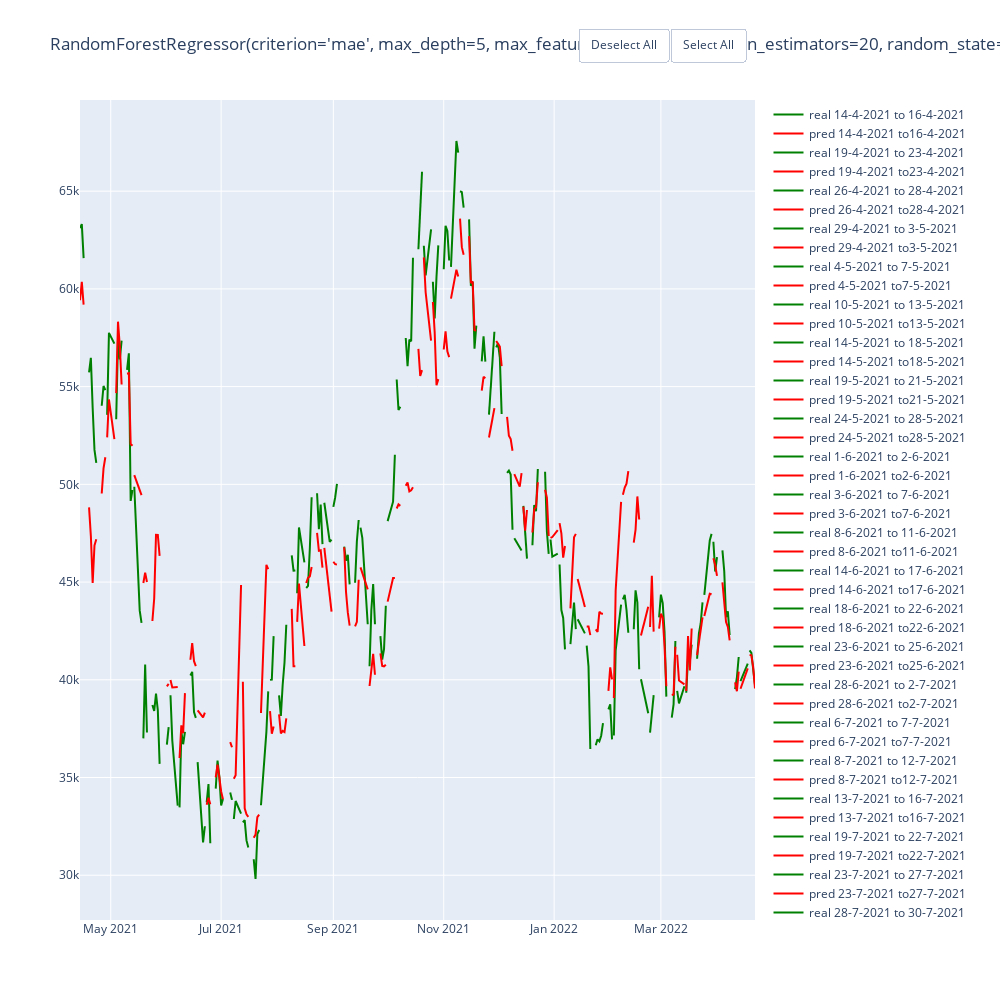

Here is the notebook cell this chart was saved with:
### Code cell
rf_final = RandomForestRegressor(random_state=10,criterion='mae', max_depth=5, max_features='sqrt', n_estimators=20)
y = df_btc['close']
X = scaled_df.drop(['close'], axis=1)
avg_score(rf_final, X, y, 5, 'hmcv', train_period_split=100, test_period_split=5)

### Figure 1 — Plotly figure (JSON) as saved in the notebook; plotly's stock layout.template omitted (floating-point values rounded to 4 significant figures)
{"data": [{"line": {"color": "green"}, "mode": "lines", "name": "real 14-4-2021 to 16-4-2021", "type": "scatter", "x": ["2021-04-14T00:00:00", "2021-04-15T00:00:00", "2021-04-16T00:00:00"], "y": [63110.0, 63310.0, 61570.0]}, {"line": {"color": "red"}, "mode": "lines", "name": "pred 14-4-2021 to16-4-2021 ", "type": "scatter", "x": ["2021-04-14T00:00:00", "2021-04-15T00:00:00", "2021-04-16T00:00:00"], "y": [59420.0, 60360.0, 59200.0]}, {"line": {"color": "green"}, "mode": "lines", "name": "real 19-4-2021 to 23-4-2021", "type": "scatter", "x": ["2021-04-19T00:00:00", "2021-04-20T00:00:00", "2021-04-21T00:00:00", "2021-04-22T00:00:00", "2021-04-23T00:00:00"], "y": [55720.0, 56470.0, 53910.0, 51760.0, 51090.0]}, {"line": {"color": "red"}, "mode": "lines", "name": "pred 19-4-2021 to23-4-2021 ", "type": "scatter", "x": ["2021-04-19T00:00:00", "2021-04-20T00:00:00", "2021-04-21T00:00:00", "2021-04-22T00:00:00", "2021-04-23T00:00:00"], "y": [48820.0, 47370.0, 44950.0, 46880.0, 47190.0]}, {"line": {"color": "green"}, "mode": "lines", "name": "real 26-4-2021 to 28-4-2021", "type": "scatter", "x": ["2021-04-26T00:00:00", "2021-04-27T00:00:00", "2021-04-28T00:00:00"], "y": [54020.0, 55030.0, 54820.0]}, {"line": {"color": "red"}, "mode": "lines", "name": "pred 26-4-2021 to28-4-2021 ", "type": "scatter", "x": ["2021-04-26T00:00:00", "2021-04-27T00:00:00", "2021-04-28T00:00:00"], "y": [49530.0, 50810.0, 51380.0]}, {"line": {"color": "green"}, "mode": "lines", "name": "real 29-4-2021 to 3-5-2021", "type": "scatter", "x": ["2021-04-29T00:00:00", "2021-04-30T00:00:00", "2021-05-03T00:00:00"], "y": [53560.0, 57750.0, 57200.0]}, {"line": {"color": "red"}, "mode": "lines", "name": "pred 29-4-2021 to3-5-2021 ", "type": "scatter", "x": ["2021-04-29T00:00:00", "2021-04-30T00:00:00", "2021-05-03T00:00:00"], "y": [52410.0, 54340.0, 52320.0]}, {"line": {"color": "green"}, "mode": "lines", "name": "real 4-5-2021 to 7-5-2021", "type": "scatter", "x": ["2021-05-04T00:00:00", "2021-05-05T00:00:00", "2021-05-06T00:00:00", "2021-05-07T00:00:00"], "y": [53330.0, 57420.0, 56400.0, 57360.0]}, {"line": {"color": "red"}, "mode": "lines", "name": "pred 4-5-2021 to7-5-2021 ", "type": "scatter", "x": ["2021-05-04T00:00:00", "2021-05-05T00:00:00", "2021-05-06T00:00:00", "2021-05-07T00:00:00"], "y": [54670.0, 58320.0, 57070.0, 55110.0]}, {"line": {"color": "green"}, "mode": "lines", "name": "real 10-5-2021 to 13-5-2021", "type": "scatter", "x": ["2021-05-10T00:00:00", "2021-05-11T00:00:00", "2021-05-12T00:00:00", "2021-05-13T00:00:00"], "y": [55860.0, 56700.0, 49150.0, 49720.0]}, {"line": {"color": "red"}, "mode": "lines", "name": "pred 10-5-2021 to13-5-2021 ", "type": "scatter", "x": ["2021-05-10T00:00:00", "2021-05-11T00:00:00", "2021-05-12T00:00:00", "2021-05-13T00:00:00"], "y": [55660.0, 55690.0, 52060.0, 51970.0]}, {"line": {"color": "green"}, "mode": "lines", "name": "real 14-5-2021 to 18-5-2021", "type": "scatter", "x": ["2021-05-14T00:00:00", "2021-05-17T00:00:00", "2021-05-18T00:00:00"], "y": [49880.0, 43540.0, 42910.0]}, {"line": {"color": "red"}, "mode": "lines", "name": "pred 14-5-2021 to18-5-2021 ", "type": "scatter", "x": ["2021-05-14T00:00:00", "2021-05-17T00:00:00", "2021-05-18T00:00:00"], "y": [50470.0, 49680.0, 49450.0]}, {"line": {"color": "green"}, "mode": "lines", "name": "real 19-5-2021 to 21-5-2021", "type": "scatter", "x": ["2021-05-19T00:00:00", "2021-05-20T00:00:00", "2021-05-21T00:00:00"], "y": [37000.0, 40780.0, 37300.0]}, {"line": {"color": "red"}, "mode": "lines", "name": "pred 19-5-2021 to21-5-2021 ", "type": "scatter", "x": ["2021-05-19T00:00:00", "2021-05-20T00:00:00", "2021-05-21T00:00:00"], "y": [44950.0, 45480.0, 45000.0]}, {"line": {"color": "green"}, "mode": "lines", "name": "real 24-5-2021 to 28-5-2021", "type": "scatter", "x": ["2021-05-24T00:00:00", "2021-05-25T00:00:00", "2021-05-26T00:00:00", "2021-05-27T00:00:00", "2021-05-28T00:00:00"], "y": [38710.0, 38400.0, 39290.0, 38440.0, 35700.0]}, {"line": {"color": "red"}, "mode": "lines", "name": "pred 24-5-2021 to28-5-2021 ", "type": "scatter", "x": ["2021-05-24T00:00:00", "2021-05-25T00:00:00", "2021-05-26T00:00:00", "2021-05-27T00:00:00", "2021-05-28T00:00:00"], "y": [43010.0, 44160.0, 47420.0, 47410.0, 46340.0]}, {"line": {"color": "green"}, "mode": "lines", "name": "real 1-6-2021 to 2-6-2021", "type": "scatter", "x": ["2021-06-01T00:00:00", "2021-06-02T00:00:00"], "y": [36680.0, 37580.0]}, {"line": {"color": "red"}, "mode": "lines", "name": "pred 1-6-2021 to2-6-2021 ", "type": "scatter", "x": ["2021-06-01T00:00:00", "2021-06-02T00:00:00"], "y": [39670.0, 39790.0]}, {"line": {"color": "green"}, "mode": "lines", "name": "real 3-6-2021 to 7-6-2021", "type": "scatter", "x": ["2021-06-03T00:00:00", "2021-06-04T00:00:00", "2021-06-07T00:00:00"], "y": [39210.0, 36890.0, 33560.0]}, {"line": {"color": "red"}, "mode": "lines", "name": "pred 3-6-2021 to7-6-2021 ", "type": "scatter", "x": ["2021-06-03T00:00:00", "2021-06-04T00:00:00", "2021-06-07T00:00:00"], "y": [39990.0, 39610.0, 39630.0]}, {"line": {"color": "green"}, "mode": "lines", "name": "real 8-6-2021 to 11-6-2021", "type": "scatter", "x": ["2021-06-08T00:00:00", "2021-06-09T00:00:00", "2021-06-10T00:00:00", "2021-06-11T00:00:00"], "y": [33470.0, 37350.0, 36700.0, 37330.0]}, {"line": {"color": "red"}, "mode": "lines", "name": "pred 8-6-2021 to11-6-2021 ", "type": "scatter", "x": ["2021-06-08T00:00:00", "2021-06-09T00:00:00", "2021-06-10T00:00:00", "2021-06-11T00:00:00"], "y": [36000.0, 37670.0, 37270.0, 39320.0]}, {"line": {"color": "green"}, "mode": "lines", "name": "real 14-6-2021 to 17-6-2021", "type": "scatter", "x": ["2021-06-14T00:00:00", "2021-06-15T00:00:00", "2021-06-16T00:00:00", "2021-06-17T00:00:00"], "y": [40220.0, 40410.0, 38350.0, 38050.0]}, {"line": {"color": "red"}, "mode": "lines", "name": "pred 14-6-2021 to17-6-2021 ", "type": "scatter", "x": ["2021-06-14T00:00:00", "2021-06-15T00:00:00", "2021-06-16T00:00:00", "2021-06-17T00:00:00"], "y": [41020.0, 41880.0, 40950.0, 40700.0]}, {"line": {"color": "green"}, "mode": "lines", "name": "real 18-6-2021 to 22-6-2021", "type": "scatter", "x": ["2021-06-18T00:00:00", "2021-06-21T00:00:00", "2021-06-22T00:00:00"], "y": [35790.0, 31680.0, 32510.0]}, {"line": {"color": "red"}, "mode": "lines", "name": "pred 18-6-2021 to22-6-2021 ", "type": "scatter", "x": ["2021-06-18T00:00:00", "2021-06-21T00:00:00", "2021-06-22T00:00:00"], "y": [38430.0, 38070.0, 38320.0]}, {"line": {"color": "green"}, "mode": "lines", "name": "real 23-6-2021 to 25-6-2021", "type": "scatter", "x": ["2021-06-23T00:00:00", "2021-06-24T00:00:00", "2021-06-25T00:00:00"], "y": [33720.0, 34660.0, 31640.0]}, {"line": {"color": "red"}, "mode": "lines", "name": "pred 23-6-2021 to25-6-2021 ", "type": "scatter", "x": ["2021-06-23T00:00:00", "2021-06-24T00:00:00", "2021-06-25T00:00:00"], "y": [33600.0, 33960.0, 33630.0]}, {"line": {"color": "green"}, "mode": "lines", "name": "real 28-6-2021 to 2-7-2021", "type": "scatter", "x": ["2021-06-28T00:00:00", "2021-06-29T00:00:00", "2021-06-30T00:00:00", "2021-07-01T00:00:00", "2021-07-02T00:00:00"], "y": [34430.0, 35870.0, 35040.0, 33570.0, 33900.0]}, {"line": {"color": "red"}, "mode": "lines", "name": "pred 28-6-2021 to2-7-2021 ", "type": "scatter", "x": ["2021-06-28T00:00:00", "2021-06-29T00:00:00", "2021-06-30T00:00:00", "2021-07-01T00:00:00", "2021-07-02T00:00:00"], "y": [35010.0, 35660.0, 35010.0, 34290.0, 33890.0]}, {"line": {"color": "green"}, "mode": "lines", "name": "real 6-7-2021 to 7-7-2021", "type": "scatter", "x": ["2021-07-06T00:00:00", "2021-07-07T00:00:00"], "y": [34240.0, 33860.0]}, {"line": {"color": "red"}, "mode": "lines", "name": "pred 6-7-2021 to7-7-2021 ", "type": "scatter", "x": ["2021-07-06T00:00:00", "2021-07-07T00:00:00"], "y": [36810.0, 36550.0]}, {"line": {"color": "green"}, "mode": "lines", "name": "real 8-7-2021 to 12-7-2021", "type": "scatter", "x": ["2021-07-08T00:00:00", "2021-07-09T00:00:00", "2021-07-12T00:00:00"], "y": [32880.0, 33800.0, 33160.0]}, {"line": {"color": "red"}, "mode": "lines", "name": "pred 8-7-2021 to12-7-2021 ", "type": "scatter", "x": ["2021-07-08T00:00:00", "2021-07-09T00:00:00", "2021-07-12T00:00:00"], "y": [34930.0, 35120.0, 44850.0]}, {"line": {"color": "green"}, "mode": "lines", "name": "real 13-7-2021 to 16-7-2021", "type": "scatter", "x": ["2021-07-13T00:00:00", "2021-07-14T00:00:00", "2021-07-15T00:00:00", "2021-07-16T00:00:00"], "y": [32700.0, 32820.0, 31780.0, 31420.0]}, {"line": {"color": "red"}, "mode": "lines", "name": "pred 13-7-2021 to16-7-2021 ", "type": "scatter", "x": ["2021-07-13T00:00:00", "2021-07-14T00:00:00", "2021-07-15T00:00:00", "2021-07-16T00:00:00"], "y": [39900.0, 33420.0, 33110.0, 32980.0]}, {"line": {"color": "green"}, "mode": "lines", "name": "real 19-7-2021 to 22-7-2021", "type": "scatter", "x": ["2021-07-19T00:00:00", "2021-07-20T00:00:00", "2021-07-21T00:00:00", "2021-07-22T00:00:00"], "y": [30820.0, 29810.0, 32110.0, 32310.0]}, {"line": {"color": "red"}, "mode": "lines", "name": "pred 19-7-2021 to22-7-2021 ", "type": "scatter", "x": ["2021-07-19T00:00:00", "2021-07-20T00:00:00", "2021-07-21T00:00:00", "2021-07-22T00:00:00"], "y": [31920.0, 32080.0, 32970.0, 33100.0]}, {"line": {"color": "green"}, "mode": "lines", "name": "real 23-7-2021 to 27-7-2021", "type": "scatter", "x": ["2021-07-23T00:00:00", "2021-07-26T00:00:00", "2021-07-27T00:00:00"], "y": [33580.0, 37340.0, 39410.0]}, {"line": {"color": "red"}, "mode": "lines", "name": "pred 23-7-2021 to27-7-2021 ", "type": "scatter", "x": ["2021-07-23T00:00:00", "2021-07-26T00:00:00", "2021-07-27T00:00:00"], "y": [38300.0, 45890.0, 45660.0]}, {"line": {"color": "green"}, "mode": "lines", "name": "real 28-7-2021 to 30-7-2021", "type": "scatter", "x": ["2021-07-28T00:00:00", "2021-07-29T00:00:00", "2021-07-30T00:00:00"], "y": [40000.0, 40010.0, 42240.0]}, {"line": {"color": "red"}, "mode": "lines", "name": "pred 28-7-2021 to30-7-2021 ", "type": "scatter", "x": ["2021-07-28T00:00:00", "2021-07-29T00:00:00", "2021-07-30T00:00:00"], "y": [38390.0, 37240.0, 37610.0]}, {"line": {"color": "green"}, "mode": "lines", "name": "real 2-8-2021 to 6-8-2021", "type": "scatter", "x": ["2021-08-02T00:00:00", "2021-08-03T00:00:00", "2021-08-04T00:00:00", "2021-08-05T00:00:00", "2021-08-06T00:00:00"], "y": [39200.0, 38150.0, 39750.0, 40870.0, 42820.0]}, {"line": {"color": "red"}, "mode": "lines", "name": "pred 2-8-2021 to6-8-2021 ", "type": "scatter", "x": ["2021-08-02T00:00:00", "2021-08-03T00:00:00", "2021-08-04T00:00:00", "2021-08-05T00:00:00", "2021-08-06T00:00:00"], "y": [38230.0, 37250.0, 37380.0, 37330.0, 38020.0]}, {"line": {"color": "green"}, "mode": "lines", "name": "real 9-8-2021 to 11-8-2021", "type": "scatter", "x": ["2021-08-09T00:00:00", "2021-08-10T00:00:00", "2021-08-11T00:00:00"], "y": [46370.0, 45590.0, 45590.0]}, {"line": {"color": "red"}, "mode": "lines", "name": "pred 9-8-2021 to11-8-2021 ", "type": "scatter", "x": ["2021-08-09T00:00:00", "2021-08-10T00:00:00", "2021-08-11T00:00:00"], "y": [43630.0, 40690.0, 40690.0]}, {"line": {"color": "green"}, "mode": "lines", "name": "real 12-8-2021 to 16-8-2021", "type": "scatter", "x": ["2021-08-12T00:00:00", "2021-08-13T00:00:00", "2021-08-16T00:00:00"], "y": [44430.0, 47790.0, 46000.0]}, {"line": {"color": "red"}, "mode": "lines", "name": "pred 12-8-2021 to16-8-2021 ", "type": "scatter", "x": ["2021-08-12T00:00:00", "2021-08-13T00:00:00", "2021-08-16T00:00:00"], "y": [42960.0, 44920.0, 41730.0]}, {"line": {"color": "green"}, "mode": "lines", "name": "real 17-8-2021 to 20-8-2021", "type": "scatter", "x": ["2021-08-17T00:00:00", "2021-08-18T00:00:00", "2021-08-19T00:00:00", "2021-08-20T00:00:00"], "y": [44700.0, 44800.0, 46720.0, 49340.0]}, {"line": {"color": "red"}, "mode": "lines", "name": "pred 17-8-2021 to20-8-2021 ", "type": "scatter", "x": ["2021-08-17T00:00:00", "2021-08-18T00:00:00", "2021-08-19T00:00:00", "2021-08-20T00:00:00"], "y": [44950.0, 45220.0, 45290.0, 45770.0]}, {"line": {"color": "green"}, "mode": "lines", "name": "real 23-8-2021 to 26-8-2021", "type": "scatter", "x": ["2021-08-23T00:00:00", "2021-08-24T00:00:00", "2021-08-25T00:00:00", "2021-08-26T00:00:00"], "y": [49550.0, 47710.0, 48960.0, 46940.0]}, {"line": {"color": "red"}, "mode": "lines", "name": "pred 23-8-2021 to26-8-2021 ", "type": "scatter", "x": ["2021-08-23T00:00:00", "2021-08-24T00:00:00", "2021-08-25T00:00:00", "2021-08-26T00:00:00"], "y": [47510.0, 46610.0, 46630.0, 45740.0]}, {"line": {"color": "green"}, "mode": "lines", "name": "real 27-8-2021 to 31-8-2021", "type": "scatter", "x": ["2021-08-27T00:00:00", "2021-08-30T00:00:00", "2021-08-31T00:00:00"], "y": [49060.0, 47050.0, 47170.0]}, {"line": {"color": "red"}, "mode": "lines", "name": "pred 27-8-2021 to31-8-2021 ", "type": "scatter", "x": ["2021-08-27T00:00:00", "2021-08-30T00:00:00", "2021-08-31T00:00:00"], "y": [46750.0, 44410.0, 43490.0]}, {"line": {"color": "green"}, "mode": "lines", "name": "real 1-9-2021 to 3-9-2021", "type": "scatter", "x": ["2021-09-01T00:00:00", "2021-09-02T00:00:00", "2021-09-03T00:00:00"], "y": [48850.0, 49330.0, 50030.0]}, {"line": {"color": "red"}, "mode": "lines", "name": "pred 1-9-2021 to3-9-2021 ", "type": "scatter", "x": ["2021-09-01T00:00:00", "2021-09-02T00:00:00", "2021-09-03T00:00:00"], "y": [46040.0, 45920.0, 45900.0]}, {"line": {"color": "green"}, "mode": "lines", "name": "real 7-9-2021 to 10-9-2021", "type": "scatter", "x": ["2021-09-07T00:00:00", "2021-09-08T00:00:00", "2021-09-09T00:00:00", "2021-09-10T00:00:00"], "y": [46810.0, 46090.0, 46390.0, 44880.0]}, {"line": {"color": "red"}, "mode": "lines", "name": "pred 7-9-2021 to10-9-2021 ", "type": "scatter", "x": ["2021-09-07T00:00:00", "2021-09-08T00:00:00", "2021-09-09T00:00:00", "2021-09-10T00:00:00"], "y": [46780.0, 44490.0, 43440.0, 42770.0]}, {"line": {"color": "green"}, "mode": "lines", "name": "real 13-9-2021 to 15-9-2021", "type": "scatter", "x": ["2021-09-13T00:00:00", "2021-09-14T00:00:00", "2021-09-15T00:00:00"], "y": [44960.0, 47090.0, 48180.0]}, {"line": {"color": "red"}, "mode": "lines", "name": "pred 13-9-2021 to15-9-2021 ", "type": "scatter", "x": ["2021-09-13T00:00:00", "2021-09-14T00:00:00", "2021-09-15T00:00:00"], "y": [42730.0, 42970.0, 45120.0]}, {"line": {"color": "green"}, "mode": "lines", "name": "real 16-9-2021 to 20-9-2021", "type": "scatter", "x": ["2021-09-16T00:00:00", "2021-09-17T00:00:00", "2021-09-20T00:00:00"], "y": [47780.0, 47270.0, 42840.0]}, {"line": {"color": "red"}, "mode": "lines", "name": "pred 16-9-2021 to20-9-2021 ", "type": "scatter", "x": ["2021-09-16T00:00:00", "2021-09-17T00:00:00", "2021-09-20T00:00:00"], "y": [45750.0, 45500.0, 44630.0]}, {"line": {"color": "green"}, "mode": "lines", "name": "real 21-9-2021 to 24-9-2021", "type": "scatter", "x": ["2021-09-21T00:00:00", "2021-09-22T00:00:00", "2021-09-23T00:00:00", "2021-09-24T00:00:00"], "y": [40690.0, 43570.0, 44900.0, 42840.0]}, {"line": {"color": "red"}, "mode": "lines", "name": "pred 21-9-2021 to24-9-2021 ", "type": "scatter", "x": ["2021-09-21T00:00:00", "2021-09-22T00:00:00", "2021-09-23T00:00:00", "2021-09-24T00:00:00"], "y": [39680.0, 40540.0, 41320.0, 40260.0]}, {"line": {"color": "green"}, "mode": "lines", "name": "real 27-9-2021 to 30-9-2021", "type": "scatter", "x": ["2021-09-27T00:00:00", "2021-09-28T00:00:00", "2021-09-29T00:00:00", "2021-09-30T00:00:00"], "y": [42240.0, 41030.0, 41560.0, 43790.0]}, {"line": {"color": "red"}, "mode": "lines", "name": "pred 27-9-2021 to30-9-2021 ", "type": "scatter", "x": ["2021-09-27T00:00:00", "2021-09-28T00:00:00", "2021-09-29T00:00:00", "2021-09-30T00:00:00"], "y": [41350.0, 40710.0, 40690.0, 40770.0]}, {"line": {"color": "green"}, "mode": "lines", "name": "real 1-10-2021 to 5-10-2021", "type": "scatter", "x": ["2021-10-01T00:00:00", "2021-10-04T00:00:00", "2021-10-05T00:00:00"], "y": [48120.0, 49110.0, 51510.0]}, {"line": {"color": "red"}, "mode": "lines", "name": "pred 1-10-2021 to5-10-2021 ", "type": "scatter", "x": ["2021-10-01T00:00:00", "2021-10-04T00:00:00", "2021-10-05T00:00:00"], "y": [44000.0, 45210.0, 45210.0]}, {"line": {"color": "green"}, "mode": "lines", "name": "real 6-10-2021 to 8-10-2021", "type": "scatter", "x": ["2021-10-06T00:00:00", "2021-10-07T00:00:00", "2021-10-08T00:00:00"], "y": [55360.0, 53810.0, 53970.0]}, {"line": {"color": "red"}, "mode": "lines", "name": "pred 6-10-2021 to8-10-2021 ", "type": "scatter", "x": ["2021-10-06T00:00:00", "2021-10-07T00:00:00", "2021-10-08T00:00:00"], "y": [48760.0, 48970.0, 48900.0]}, {"line": {"color": "green"}, "mode": "lines", "name": "real 11-10-2021 to 15-10-2021", "type": "scatter", "x": ["2021-10-11T00:00:00", "2021-10-12T00:00:00", "2021-10-13T00:00:00", "2021-10-14T00:00:00", "2021-10-15T00:00:00"], "y": [57480.0, 56040.0, 57400.0, 57320.0, 61590.0]}, {"line": {"color": "red"}, "mode": "lines", "name": "pred 11-10-2021 to15-10-2021 ", "type": "scatter", "x": ["2021-10-11T00:00:00", "2021-10-12T00:00:00", "2021-10-13T00:00:00", "2021-10-14T00:00:00", "2021-10-15T00:00:00"], "y": [49930.0, 50090.0, 49640.0, 49700.0, 49850.0]}, {"line": {"color": "green"}, "mode": "lines", "name": "real 18-10-2021 to 20-10-2021", "type": "scatter", "x": ["2021-10-18T00:00:00", "2021-10-19T00:00:00", "2021-10-20T00:00:00"], "y": [62030.0, 64260.0, 65990.0]}, {"line": {"color": "red"}, "mode": "lines", "name": "pred 18-10-2021 to20-10-2021 ", "type": "scatter", "x": ["2021-10-18T00:00:00", "2021-10-19T00:00:00", "2021-10-20T00:00:00"], "y": [56930.0, 55550.0, 55840.0]}, {"line": {"color": "green"}, "mode": "lines", "name": "real 21-10-2021 to 25-10-2021", "type": "scatter", "x": ["2021-10-21T00:00:00", "2021-10-22T00:00:00", "2021-10-25T00:00:00"], "y": [62210.0, 60690.0, 63040.0]}, {"line": {"color": "red"}, "mode": "lines", "name": "pred 21-10-2021 to25-10-2021 ", "type": "scatter", "x": ["2021-10-21T00:00:00", "2021-10-22T00:00:00", "2021-10-25T00:00:00"], "y": [61610.0, 59830.0, 57350.0]}, {"line": {"color": "green"}, "mode": "lines", "name": "real 26-10-2021 to 29-10-2021", "type": "scatter", "x": ["2021-10-26T00:00:00", "2021-10-27T00:00:00", "2021-10-28T00:00:00", "2021-10-29T00:00:00"], "y": [60360.0, 58480.0, 60620.0, 62230.0]}, {"line": {"color": "red"}, "mode": "lines", "name": "pred 26-10-2021 to29-10-2021 ", "type": "scatter", "x": ["2021-10-26T00:00:00", "2021-10-27T00:00:00", "2021-10-28T00:00:00", "2021-10-29T00:00:00"], "y": [59330.0, 57770.0, 55070.0, 55380.0]}, {"line": {"color": "green"}, "mode": "lines", "name": "real 1-11-2021 to 4-11-2021", "type": "scatter", "x": ["2021-11-01T00:00:00", "2021-11-02T00:00:00", "2021-11-03T00:00:00", "2021-11-04T00:00:00"], "y": [61000.0, 63230.0, 62970.0, 61450.0]}, {"line": {"color": "red"}, "mode": "lines", "name": "pred 1-11-2021 to4-11-2021 ", "type": "scatter", "x": ["2021-11-01T00:00:00", "2021-11-02T00:00:00", "2021-11-03T00:00:00", "2021-11-04T00:00:00"], "y": [56900.0, 57830.0, 56800.0, 56510.0]}, {"line": {"color": "green"}, "mode": "lines", "name": "real 5-11-2021 to 9-11-2021", "type": "scatter", "x": ["2021-11-05T00:00:00", "2021-11-08T00:00:00", "2021-11-09T00:00:00"], "y": [61130.0, 67570.0, 66970.0]}, {"line": {"color": "red"}, "mode": "lines", "name": "pred 5-11-2021 to9-11-2021 ", "type": "scatter", "x": ["2021-11-05T00:00:00", "2021-11-08T00:00:00", "2021-11-09T00:00:00"], "y": [59500.0, 60980.0, 60630.0]}, {"line": {"color": "green"}, "mode": "lines", "name": "real 10-11-2021 to 12-11-2021", "type": "scatter", "x": ["2021-11-10T00:00:00", "2021-11-11T00:00:00", "2021-11-12T00:00:00"], "y": [65000.0, 64950.0, 64160.0]}, {"line": {"color": "red"}, "mode": "lines", "name": "pred 10-11-2021 to12-11-2021 ", "type": "scatter", "x": ["2021-11-10T00:00:00", "2021-11-11T00:00:00", "2021-11-12T00:00:00"], "y": [63590.0, 62140.0, 61750.0]}, {"line": {"color": "green"}, "mode": "lines", "name": "real 15-11-2021 to 19-11-2021", "type": "scatter", "x": ["2021-11-15T00:00:00", "2021-11-16T00:00:00", "2021-11-17T00:00:00", "2021-11-18T00:00:00", "2021-11-19T00:00:00"], "y": [63560.0, 60160.0, 60370.0, 56940.0, 58120.0]}, {"line": {"color": "red"}, "mode": "lines", "name": "pred 15-11-2021 to19-11-2021 ", "type": "scatter", "x": ["2021-11-15T00:00:00", "2021-11-16T00:00:00", "2021-11-17T00:00:00", "2021-11-18T00:00:00", "2021-11-19T00:00:00"], "y": [62700.0, 60300.0, 60380.0, 57890.0, 57870.0]}, {"line": {"color": "green"}, "mode": "lines", "name": "real 22-11-2021 to 24-11-2021", "type": "scatter", "x": ["2021-11-22T00:00:00", "2021-11-23T00:00:00", "2021-11-24T00:00:00"], "y": [56290.0, 57570.0, 56280.0]}, {"line": {"color": "red"}, "mode": "lines", "name": "pred 22-11-2021 to24-11-2021 ", "type": "scatter", "x": ["2021-11-22T00:00:00", "2021-11-23T00:00:00", "2021-11-24T00:00:00"], "y": [54800.0, 55500.0, 55430.0]}, {"line": {"color": "green"}, "mode": "lines", "name": "real 26-11-2021 to 29-11-2021", "type": "scatter", "x": ["2021-11-26T00:00:00", "2021-11-29T00:00:00"], "y": [53570.0, 57810.0]}, {"line": {"color": "red"}, "mode": "lines", "name": "pred 26-11-2021 to29-11-2021 ", "type": "scatter", "x": ["2021-11-26T00:00:00", "2021-11-29T00:00:00"], "y": [52400.0, 53900.0]}, {"line": {"color": "green"}, "mode": "lines", "name": "real 30-11-2021 to 3-12-2021", "type": "scatter", "x": ["2021-11-30T00:00:00", "2021-12-01T00:00:00", "2021-12-02T00:00:00", "2021-12-03T00:00:00"], "y": [57010.0, 57230.0, 56480.0, 53600.0]}, {"line": {"color": "red"}, "mode": "lines", "name": "pred 30-11-2021 to3-12-2021 ", "type": "scatter", "x": ["2021-11-30T00:00:00", "2021-12-01T00:00:00", "2021-12-02T00:00:00", "2021-12-03T00:00:00"], "y": [57340.0, 57160.0, 57050.0, 56050.0]}, {"line": {"color": "green"}, "mode": "lines", "name": "real 6-12-2021 to 9-12-2021", "type": "scatter", "x": ["2021-12-06T00:00:00", "2021-12-07T00:00:00", "2021-12-08T00:00:00", "2021-12-09T00:00:00"], "y": [50580.0, 50700.0, 50500.0, 47670.0]}, {"line": {"color": "red"}, "mode": "lines", "name": "pred 6-12-2021 to9-12-2021 ", "type": "scatter", "x": ["2021-12-06T00:00:00", "2021-12-07T00:00:00", "2021-12-08T00:00:00", "2021-12-09T00:00:00"], "y": [53450.0, 52480.0, 52310.0, 51720.0]}, {"line": {"color": "green"}, "mode": "lines", "name": "real 10-12-2021 to 14-12-2021", "type": "scatter", "x": ["2021-12-10T00:00:00", "2021-12-13T00:00:00", "2021-12-14T00:00:00"], "y": [47240.0, 46740.0, 46610.0]}, {"line": {"color": "red"}, "mode": "lines", "name": "pred 10-12-2021 to14-12-2021 ", "type": "scatter", "x": ["2021-12-10T00:00:00", "2021-12-13T00:00:00", "2021-12-14T00:00:00"], "y": [50520.0, 49890.0, 50580.0]}, {"line": {"color": "green"}, "mode": "lines", "name": "real 15-12-2021 to 17-12-2021", "type": "scatter", "x": ["2021-12-15T00:00:00", "2021-12-16T00:00:00", "2021-12-17T00:00:00"], "y": [48900.0, 47670.0, 46200.0]}, {"line": {"color": "red"}, "mode": "lines", "name": "pred 15-12-2021 to17-12-2021 ", "type": "scatter", "x": ["2021-12-15T00:00:00", "2021-12-16T00:00:00", "2021-12-17T00:00:00"], "y": [48860.0, 47630.0, 48690.0]}, {"line": {"color": "green"}, "mode": "lines", "name": "real 20-12-2021 to 23-12-2021", "type": "scatter", "x": ["2021-12-20T00:00:00", "2021-12-21T00:00:00", "2021-12-22T00:00:00", "2021-12-23T00:00:00"], "y": [46880.0, 48940.0, 48630.0, 50780.0]}, {"line": {"color": "red"}, "mode": "lines", "name": "pred 20-12-2021 to23-12-2021 ", "type": "scatter", "x": ["2021-12-20T00:00:00", "2021-12-21T00:00:00", "2021-12-22T00:00:00", "2021-12-23T00:00:00"], "y": [47540.0, 48720.0, 48840.0, 50110.0]}, {"line": {"color": "green"}, "mode": "lines", "name": "real 27-12-2021 to 29-12-2021", "type": "scatter", "x": ["2021-12-27T00:00:00", "2021-12-28T00:00:00", "2021-12-29T00:00:00"], "y": [50640.0, 47590.0, 46440.0]}, {"line": {"color": "red"}, "mode": "lines", "name": "pred 27-12-2021 to29-12-2021 ", "type": "scatter", "x": ["2021-12-27T00:00:00", "2021-12-28T00:00:00", "2021-12-29T00:00:00"], "y": [49730.0, 49320.0, 47360.0]}, {"line": {"color": "green"}, "mode": "lines", "name": "real 30-12-2021 to 3-1-2022", "type": "scatter", "x": ["2021-12-30T00:00:00", "2021-12-31T00:00:00", "2022-01-03T00:00:00"], "y": [47180.0, 46310.0, 46460.0]}, {"line": {"color": "red"}, "mode": "lines", "name": "pred 30-12-2021 to3-1-2022 ", "type": "scatter", "x": ["2021-12-30T00:00:00", "2021-12-31T00:00:00", "2022-01-03T00:00:00"], "y": [47260.0, 47300.0, 47650.0]}, {"line": {"color": "green"}, "mode": "lines", "name": "real 4-1-2022 to 7-1-2022", "type": "scatter", "x": ["2022-01-04T00:00:00", "2022-01-05T00:00:00", "2022-01-06T00:00:00", "2022-01-07T00:00:00"], "y": [45900.0, 43570.0, 43160.0, 41560.0]}, {"line": {"color": "red"}, "mode": "lines", "name": "pred 4-1-2022 to7-1-2022 ", "type": "scatter", "x": ["2022-01-04T00:00:00", "2022-01-05T00:00:00", "2022-01-06T00:00:00", "2022-01-07T00:00:00"], "y": [48010.0, 47500.0, 46250.0, 46840.0]}, {"line": {"color": "green"}, "mode": "lines", "name": "real 10-1-2022 to 13-1-2022", "type": "scatter", "x": ["2022-01-10T00:00:00", "2022-01-11T00:00:00", "2022-01-12T00:00:00", "2022-01-13T00:00:00"], "y": [41820.0, 42740.0, 43950.0, 42590.0]}, {"line": {"color": "red"}, "mode": "lines", "name": "pred 10-1-2022 to13-1-2022 ", "type": "scatter", "x": ["2022-01-10T00:00:00", "2022-01-11T00:00:00", "2022-01-12T00:00:00", "2022-01-13T00:00:00"], "y": [43650.0, 45600.0, 47290.0, 47460.0]}, {"line": {"color": "green"}, "mode": "lines", "name": "real 14-1-2022 to 18-1-2022", "type": "scatter", "x": ["2022-01-14T00:00:00", "2022-01-18T00:00:00"], "y": [43100.0, 42380.0]}, {"line": {"color": "red"}, "mode": "lines", "name": "pred 14-1-2022 to18-1-2022 ", "type": "scatter", "x": ["2022-01-14T00:00:00", "2022-01-18T00:00:00"], "y": [45150.0, 43730.0]}, {"line": {"color": "green"}, "mode": "lines", "name": "real 19-1-2022 to 21-1-2022", "type": "scatter", "x": ["2022-01-19T00:00:00", "2022-01-20T00:00:00", "2022-01-21T00:00:00"], "y": [41740.0, 40680.0, 36460.0]}, {"line": {"color": "red"}, "mode": "lines", "name": "pred 19-1-2022 to21-1-2022 ", "type": "scatter", "x": ["2022-01-19T00:00:00", "2022-01-20T00:00:00", "2022-01-21T00:00:00"], "y": [42730.0, 42730.0, 42280.0]}, {"line": {"color": "green"}, "mode": "lines", "name": "real 24-1-2022 to 28-1-2022", "type": "scatter", "x": ["2022-01-24T00:00:00", "2022-01-25T00:00:00", "2022-01-26T00:00:00", "2022-01-27T00:00:00", "2022-01-28T00:00:00"], "y": [36650.0, 36950.0, 36850.0, 37140.0, 37780.0]}, {"line": {"color": "red"}, "mode": "lines", "name": "pred 24-1-2022 to28-1-2022 ", "type": "scatter", "x": ["2022-01-24T00:00:00", "2022-01-25T00:00:00", "2022-01-26T00:00:00", "2022-01-27T00:00:00", "2022-01-28T00:00:00"], "y": [42580.0, 42450.0, 43480.0, 43390.0, 43380.0]}, {"line": {"color": "green"}, "mode": "lines", "name": "real 31-1-2022 to 2-2-2022", "type": "scatter", "x": ["2022-01-31T00:00:00", "2022-02-01T00:00:00", "2022-02-02T00:00:00"], "y": [38480.0, 38740.0, 36950.0]}, {"line": {"color": "red"}, "mode": "lines", "name": "pred 31-1-2022 to2-2-2022 ", "type": "scatter", "x": ["2022-01-31T00:00:00", "2022-02-01T00:00:00", "2022-02-02T00:00:00"], "y": [39430.0, 40640.0, 40020.0]}, {"line": {"color": "green"}, "mode": "lines", "name": "real 3-2-2022 to 7-2-2022", "type": "scatter", "x": ["2022-02-03T00:00:00", "2022-02-04T00:00:00", "2022-02-07T00:00:00"], "y": [37150.0, 41500.0, 43840.0]}, {"line": {"color": "red"}, "mode": "lines", "name": "pred 3-2-2022 to7-2-2022 ", "type": "scatter", "x": ["2022-02-03T00:00:00", "2022-02-04T00:00:00", "2022-02-07T00:00:00"], "y": [39060.0, 44560.0, 49100.0]}, {"line": {"color": "green"}, "mode": "lines", "name": "real 8-2-2022 to 11-2-2022", "type": "scatter", "x": ["2022-02-08T00:00:00", "2022-02-09T00:00:00", "2022-02-10T00:00:00", "2022-02-11T00:00:00"], "y": [44120.0, 44340.0, 43570.0, 42410.0]}, {"line": {"color": "red"}, "mode": "lines", "name": "pred 8-2-2022 to11-2-2022 ", "type": "scatter", "x": ["2022-02-08T00:00:00", "2022-02-09T00:00:00", "2022-02-10T00:00:00", "2022-02-11T00:00:00"], "y": [49460.0, 49830.0, 50040.0, 50670.0]}, {"line": {"color": "green"}, "mode": "lines", "name": "real 14-2-2022 to 17-2-2022", "type": "scatter", "x": ["2022-02-14T00:00:00", "2022-02-15T00:00:00", "2022-02-16T00:00:00", "2022-02-17T00:00:00"], "y": [42590.0, 44580.0, 43960.0, 40540.0]}, {"line": {"color": "red"}, "mode": "lines", "name": "pred 14-2-2022 to17-2-2022 ", "type": "scatter", "x": ["2022-02-14T00:00:00", "2022-02-15T00:00:00", "2022-02-16T00:00:00", "2022-02-17T00:00:00"], "y": [47020.0, 47690.0, 49380.0, 48200.0]}, {"line": {"color": "green"}, "mode": "lines", "name": "real 18-2-2022 to 22-2-2022", "type": "scatter", "x": ["2022-02-18T00:00:00", "2022-02-22T00:00:00"], "y": [40030.0, 38290.0]}, {"line": {"color": "red"}, "mode": "lines", "name": "pred 18-2-2022 to22-2-2022 ", "type": "scatter", "x": ["2022-02-18T00:00:00", "2022-02-22T00:00:00"], "y": [42270.0, 43740.0]}, {"line": {"color": "green"}, "mode": "lines", "name": "real 23-2-2022 to 25-2-2022", "type": "scatter", "x": ["2022-02-23T00:00:00", "2022-02-24T00:00:00", "2022-02-25T00:00:00"], "y": [37300.0, 38330.0, 39210.0]}, {"line": {"color": "red"}, "mode": "lines", "name": "pred 23-2-2022 to25-2-2022 ", "type": "scatter", "x": ["2022-02-23T00:00:00", "2022-02-24T00:00:00", "2022-02-25T00:00:00"], "y": [42700.0, 45320.0, 42460.0]}, {"line": {"color": "green"}, "mode": "lines", "name": "real 28-2-2022 to 4-3-2022", "type": "scatter", "x": ["2022-02-28T00:00:00", "2022-03-01T00:00:00", "2022-03-02T00:00:00", "2022-03-03T00:00:00", "2022-03-04T00:00:00"], "y": [43190.0, 44350.0, 43920.0, 42450.0, 39140.0]}, {"line": {"color": "red"}, "mode": "lines", "name": "pred 28-2-2022 to4-3-2022 ", "type": "scatter", "x": ["2022-02-28T00:00:00", "2022-03-01T00:00:00", "2022-03-02T00:00:00", "2022-03-03T00:00:00", "2022-03-04T00:00:00"], "y": [42620.0, 43380.0, 43190.0, 41750.0, 39670.0]}, {"line": {"color": "green"}, "mode": "lines", "name": "real 7-3-2022 to 9-3-2022", "type": "scatter", "x": ["2022-03-07T00:00:00", "2022-03-08T00:00:00", "2022-03-09T00:00:00"], "y": [38060.0, 38740.0, 41980.0]}, {"line": {"color": "red"}, "mode": "lines", "name": "pred 7-3-2022 to9-3-2022 ", "type": "scatter", "x": ["2022-03-07T00:00:00", "2022-03-08T00:00:00", "2022-03-09T00:00:00"], "y": [39220.0, 39250.0, 41690.0]}, {"line": {"color": "green"}, "mode": "lines", "name": "real 10-3-2022 to 14-3-2022", "type": "scatter", "x": ["2022-03-10T00:00:00", "2022-03-11T00:00:00", "2022-03-14T00:00:00"], "y": [39440.0, 38790.0, 39670.0]}, {"line": {"color": "red"}, "mode": "lines", "name": "pred 10-3-2022 to14-3-2022 ", "type": "scatter", "x": ["2022-03-10T00:00:00", "2022-03-11T00:00:00", "2022-03-14T00:00:00"], "y": [41280.0, 39960.0, 39760.0]}, {"line": {"color": "green"}, "mode": "lines", "name": "real 15-3-2022 to 18-3-2022", "type": "scatter", "x": ["2022-03-15T00:00:00", "2022-03-16T00:00:00", "2022-03-17T00:00:00", "2022-03-18T00:00:00"], "y": [39340.0, 41140.0, 40950.0, 41800.0]}, {"line": {"color": "red"}, "mode": "lines", "name": "pred 15-3-2022 to18-3-2022 ", "type": "scatter", "x": ["2022-03-15T00:00:00", "2022-03-16T00:00:00", "2022-03-17T00:00:00", "2022-03-18T00:00:00"], "y": [39420.0, 42230.0, 40480.0, 42620.0]}, {"line": {"color": "green"}, "mode": "lines", "name": "real 21-3-2022 to 24-3-2022", "type": "scatter", "x": ["2022-03-21T00:00:00", "2022-03-22T00:00:00", "2022-03-23T00:00:00", "2022-03-24T00:00:00"], "y": [41080.0, 42360.0, 42890.0, 43960.0]}, {"line": {"color": "red"}, "mode": "lines", "name": "pred 21-3-2022 to24-3-2022 ", "type": "scatter", "x": ["2022-03-21T00:00:00", "2022-03-22T00:00:00", "2022-03-23T00:00:00", "2022-03-24T00:00:00"], "y": [41260.0, 41850.0, 42570.0, 43200.0]}, {"line": {"color": "green"}, "mode": "lines", "name": "real 25-3-2022 to 29-3-2022", "type": "scatter", "x": ["2022-03-25T00:00:00", "2022-03-28T00:00:00", "2022-03-29T00:00:00"], "y": [44350.0, 47130.0, 47470.0]}, {"line": {"color": "red"}, "mode": "lines", "name": "pred 25-3-2022 to29-3-2022 ", "type": "scatter", "x": ["2022-03-25T00:00:00", "2022-03-28T00:00:00", "2022-03-29T00:00:00"], "y": [43260.0, 44400.0, 44370.0]}, {"line": {"color": "green"}, "mode": "lines", "name": "real 30-3-2022 to 1-4-2022", "type": "scatter", "x": ["2022-03-30T00:00:00", "2022-03-31T00:00:00", "2022-04-01T00:00:00"], "y": [47060.0, 45540.0, 46280.0]}, {"line": {"color": "red"}, "mode": "lines", "name": "pred 30-3-2022 to1-4-2022 ", "type": "scatter", "x": ["2022-03-30T00:00:00", "2022-03-31T00:00:00", "2022-04-01T00:00:00"], "y": [46220.0, 45870.0, 45320.0]}, {"line": {"color": "green"}, "mode": "lines", "name": "real 4-4-2022 to 8-4-2022", "type": "scatter", "x": ["2022-04-04T00:00:00", "2022-04-05T00:00:00", "2022-04-06T00:00:00", "2022-04-07T00:00:00", "2022-04-08T00:00:00"], "y": [46620.0, 45560.0, 43210.0, 43500.0, 42290.0]}, {"line": {"color": "red"}, "mode": "lines", "name": "pred 4-4-2022 to8-4-2022 ", "type": "scatter", "x": ["2022-04-04T00:00:00", "2022-04-05T00:00:00", "2022-04-06T00:00:00", "2022-04-07T00:00:00", "2022-04-08T00:00:00"], "y": [44990.0, 44120.0, 42950.0, 42700.0, 42020.0]}, {"line": {"color": "green"}, "mode": "lines", "name": "real 11-4-2022 to 13-4-2022", "type": "scatter", "x": ["2022-04-11T00:00:00", "2022-04-12T00:00:00", "2022-04-13T00:00:00"], "y": [39520.0, 40130.0, 41170.0]}, {"line": {"color": "red"}, "mode": "lines", "name": "pred 11-4-2022 to13-4-2022 ", "type": "scatter", "x": ["2022-04-11T00:00:00", "2022-04-12T00:00:00", "2022-04-13T00:00:00"], "y": [39870.0, 39410.0, 40420.0]}, {"line": {"color": "green"}, "mode": "lines", "name": "real 14-4-2022 to 18-4-2022", "type": "scatter", "x": ["2022-04-14T00:00:00", "2022-04-18T00:00:00"], "y": [39940.0, 40830.0]}, {"line": {"color": "red"}, "mode": "lines", "name": "pred 14-4-2022 to18-4-2022 ", "type": "scatter", "x": ["2022-04-14T00:00:00", "2022-04-18T00:00:00"], "y": [39540.0, 40580.0]}, {"line": {"color": "green"}, "mode": "lines", "name": "real 19-4-2022 to 22-4-2022", "type": "scatter", "x": ["2022-04-19T00:00:00", "2022-04-20T00:00:00", "2022-04-21T00:00:00", "2022-04-22T00:00:00"], "y": [41500.0, 41370.0, 40530.0, 39740.0]}, {"line": {"color": "red"}, "mode": "lines", "name": "pred 19-4-2022 to22-4-2022 ", "type": "scatter", "x": ["2022-04-19T00:00:00", "2022-04-20T00:00:00", "2022-04-21T00:00:00", "2022-04-22T00:00:00"], "y": [41280.0, 41250.0, 40650.0, 39550.0]}], "layout": {"height": 1000, "title": {"text": "RandomForestRegressor(criterion='mae', max_depth=5, max_features='sqrt',\n                      n_estimators=20, random_state=10)Number of Splits: 75"}, "updatemenus": [{"buttons": [{"args": ["visible", "legendonly"], "label": "Deselect All", "method": "restyle"}, {"args": ["visible", true], "label": "Select All", "method": "restyle"}], "direction": "left", "pad": {"r": 10, "t": 10}, "showactive": false, "type": "buttons", "x": 1, "xanchor": "right", "y": 1.1, "yanchor": "top"}], "width": 1000}}
